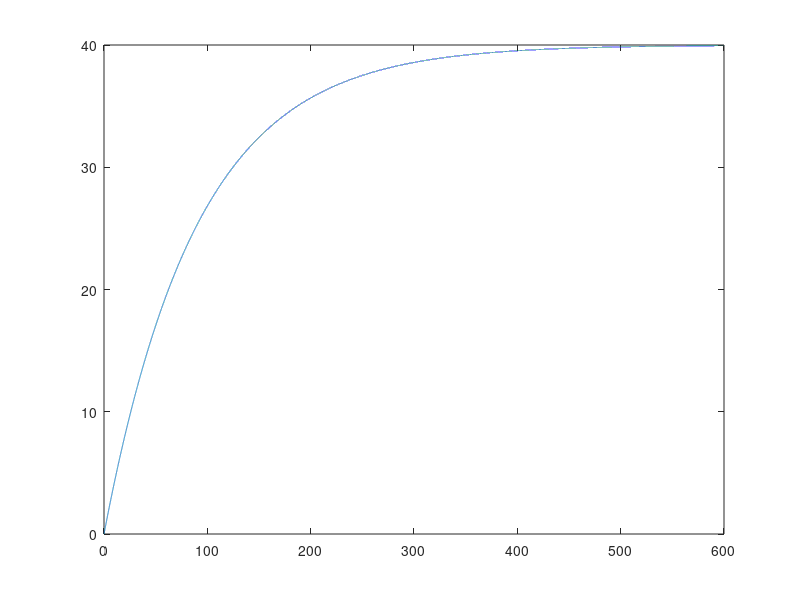

The MATLAB source for this figure:
num = 1; den = [90 1];
sys = tf(num,den)
t = 0:3/300:600; % 3 s de simulacao
y = step(sys,t);
y40 = 40.*y;
plot(t,y40)

#T = 40;
#s = 0.632*T;
#delta=0.001;
#arg=find(y40<s+delta & y40>s-delta);
#y40(arg)
#t(arg)

